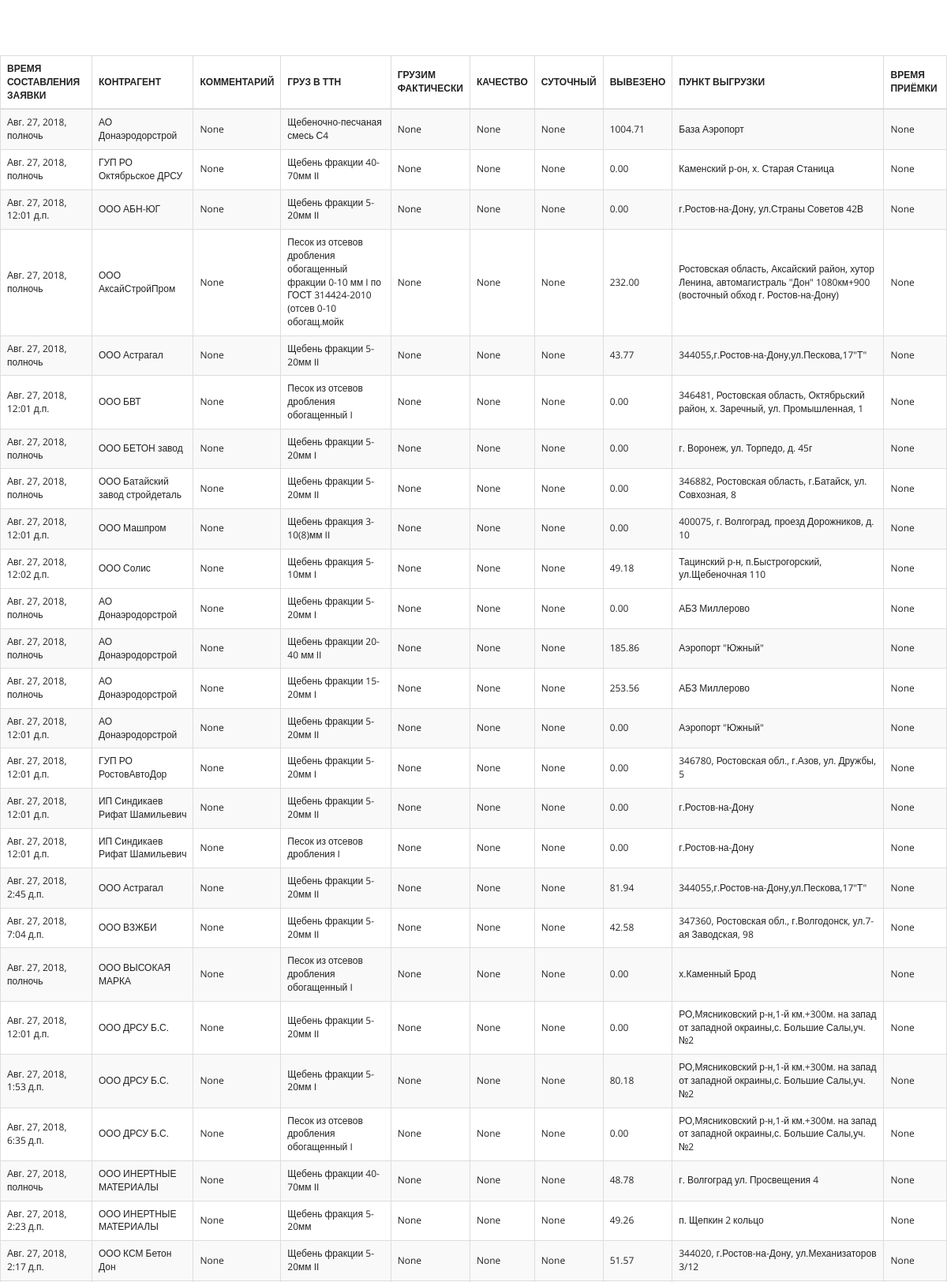
The app's page / (signed in, upper part) with its own data.
### naryad/models.py (models this page shows, shortened)
class Task(models.Model):
    date = models.DateTimeField(verbose_name='дата формирования задания')
    contractor = models.ForeignKey('Contractor', on_delete=models.CASCADE, verbose_name='контрагент')
    consignee = models.ForeignKey('Consignee', on_delete=models.CASCADE, verbose_name='грузополучатель')
    employer = models.ForeignKey('Employer', on_delete=models.CASCADE, verbose_name='заказчик')
    consignor = models.ForeignKey('Consignor', on_delete=models.CASCADE, verbose_name='грузоотправитель')
    destination = models.ForeignKey('Destination', on_delete=models.CASCADE, verbose_name='пункт назначения')
    place = models.ForeignKey('Place', on_delete=models.SET_NULL, null=True, blank=True, verbose_name='место погрузки')
    total_plan = models.SmallIntegerField(verbose_name='общий объем', null=True)
    daily_plan = models.SmallIntegerField(verbose_name='суточный объем', null=True)
    TASK_STATUS = (
        ('1', 'черновик'),
        ('2', 'к выполнению'),
        ('3', 'выполнено'),
    )
    shipped = models.DecimalField(max_digits=7, decimal_places=2, verbose_name='отгружено по заданию', default=0)
    daily_shipped = models.DecimalField(max_digits=7, decimal_places=2, verbose_name='отгружено по заданию за утки', default=0)
    price = models.SmallIntegerField(verbose_name='цена', null=True)
    status = models.CharField(max_length=1, choices=TASK_STATUS, default=1, help_text='статус задания')
    author = models.ForeignKey('auth.User', on_delete=models.CASCADE, null=True)
    rubble = models.ForeignKey('Rubble', on_delete=models.CASCADE, verbose_name='выписываемый материал')
    hours = models.CharField(max_length=20, verbose_name='Часы приема', null=True)
    comments = models.CharField(max_length=200, verbose_name='Комментарий', null=True, blank=True)
    cars_on_loading = models.SmallIntegerField(default=0, verbose_name='машины в заводе')
    contact = models.CharField(max_length=200, verbose_name='Контакт', null=True, blank=True)
    cargo_type = models.ForeignKey('RubbleRoot', on_delete=models.SET_NULL, null=True, blank=True, verbose_name='фактический груз')
    cargo_quality = models.ForeignKey('RubbleQuality', on_delete=models.SET_NULL, null=True, blank=True, verbose_name="качество груза")
    to_finish_total_plan = models.DecimalField(max_digits=7, decimal_places=2, verbose_name='остаток до полного выполнения', default=0)
    to_finish_daily_plan = models.DecimalField(max_digits=7, decimal_places=2,
                                               verbose_name='остаток до суточного выполнения', default=0)
    def finish(self):
        self.to_finish_total_plan = decimal.Decimal(self.total_plan if self.total_plan else 0) - self.shipped
        self.to_finish_daily_plan = decimal.Decimal(self.daily_plan if self.daily_plan else 0) - self.daily_shipped
    def check_status(self):
        if self.total_plan is not None and self.total_plan < self.shipped:
            self.status = 3

class Organization(models.Model):
    name = models.CharField(unique=True, max_length=100, verbose_name='название', null=True, blank=True)
    def __str__(self):
        return str(self.name)
    class Meta:
        abstract = True

class Contractor(Organization):
    pass

class Rubble(models.Model):
    name = models.CharField(max_length=100, verbose_name='наименование груза', null=True, blank=True)
    visible = models.CharField(max_length=1, verbose_name='наименование груза', default=1)
    def __str__(self):
        return str(self.name)

class Destination(models.Model):
    name = models.CharField(max_length=200, verbose_name='пункт разгрузки', null=True, blank=True, unique=True)
    def __str__(self):
        return str(self.name)

### naryad/views.py (the view)
# urls.py: path('', views.naryad, name='naryad'),
@login_required
def naryad(request):
    tasks = Task.objects.filter(status='2').order_by('status', 'contractor')
    for task in tasks:
        task.cars_on_loading = 0
        records = Record.objects.filter(task=task, date2__gt=task.date, status__in=['1', '2'])
        shipped = records.aggregate(Sum('weight'))['weight__sum']
        daily = 0
        x = datetime.datetime.now().time() < task.date.time()
        for rec in records:
            if x:
                if rec.date2 > datetime.datetime.now().replace(hour=task.date.time().hour,
                                                               minute=task.date.time().minute,
                                                               second=task.date.time().second)+datetime.timedelta(days=-1):
                    daily += rec.weight
            else:
                if rec.date2 > datetime.datetime.now().replace(hour=task.date.time().hour,
                                                               minute=task.date.time().minute,
                                                               second=task.date.time().second):
                    daily += rec.weight
            if rec.status == '1':
                task.cars_on_loading += 1
        task.shipped = shipped if shipped else 0
        task.daily_shipped = daily if daily else 0
        task.finish()
        task.check_status()
        try:
            task.save()
        except Exception:
            print(task)
    dostavka = tasks.filter(employer=Employer.objects.get(name='ООО Машпром'))
    samovyvoz = tasks.exclude(employer=Employer.objects.get(name='ООО Машпром'))
    cargo_type = {str(i["id"]): i["name"] for i in RubbleRoot.objects.values() if i["name"] is not None}
    cargo_quality = {str(i["id"]): i["name"] for i in RubbleQuality.objects.values() if i["name"] is not None}
    return render(request, 'naryad/index.html', {'dostavka': dostavka, 'samovyvoz': samovyvoz, 'cargo_type': cargo_type, 'cargo_quality': cargo_quality})

### templates/naryad/index.html (shortened to what this page needs)
{% extends "base_generic.html" %}
{% block content %}
<div>
    <div class="table-responsive">
        <table id="editable_table" class="table table-bordered table-striped">
            <thead>
            <tr>
                <th>время составления заявки</th>
                <th>контрагент</th>
                <th>Комментарий</th>
                <th>груз в ттн</th>
                <th>грузим<br>фактически</th>
                <th>качество</th>
                <th>суточный</th>
                <th>вывезено</th>
                <th>пункт выгрузки</th>
                <th>время приёмки</th>
            </tr>
            </thead>
            <tbody>
            {% for task in dostavka %}
            <tr>
                <td class="datedit">{{ task.date }}</td>
                <td>{{ task.contractor }}</td>
                <td>{{ task.comments }}</td>
                <td>{{ task.rubble }}</td>
                <td>{{ task.cargo_type }}</td>
                <td>{{ task.cargo_quality }}</td>
                <td>{{ task.daily_plan }}</td>
                <td>{{ task.daily_shipped }}</td>
                <td>{{ task.destination }}</td>
                <td>{{ task.hours }}</td>
            </tr>
            {% endfor %}
            {% for task in samovyvoz %}
            <tr>
                <td>{{ task.date }}</td>
                <td>{{ task.contractor }}</td>
                <td>{{ task.comments }}</td>
                <td>{{ task.rubble }}</td>
                <td>{{ task.cargo_type }}</td>
                <td>{{ task.cargo_quality }}</td>
                <td>{{ task.daily_plan }}</td>
                <td>{{ task.daily_shipped }}</td>
                <td>{{ task.destination }}</td>
                <td>{{ task.hours }}</td>
            </tr>
            {% endfor %}
            </tbody>
        </table>
    </div>
</div>
{% endblock %}

### naryad/static/css/custom.css (style rules this page uses)
body { padding-top: 70px; }
.table > thead > tr > th { text-transform: uppercase; }
.table > thead > tr > th, .table > tbody > tr > th, .table > tfoot > tr > th, .table > thead > tr > td, .table > tbody > tr > td, .table > tfoot > tr > td { vertical-align: middle; }

### records on screen
Task: contractor "АО Донаэродорстрой", rubble "Щебеночно-песчаная смесь С4", cargo_type "None", cargo_quality "None", daily_plan "None", daily_shipped "1004.71", destination "База Аэропорт", hours "None"
Task: contractor "ГУП РО Октябрьское ДРСУ", rubble "Щебень фракции 40-70мм II", cargo_type "None", cargo_quality "None", daily_plan "None", daily_shipped "0.00", destination "Каменский р-он, х. Старая Станица", hours "None"
Task: contractor "ООО АБН-ЮГ", rubble "Щебень фракции 5-20мм II", cargo_type "None", cargo_quality "None", daily_plan "None", daily_shipped "0.00", destination "г.Ростов-на-Дону, ул.Страны Советов 42В", hours "None"
Task: contractor "ООО АксайСтройПром", rubble "Песок из отсевов дробления обогащенный фракции 0-10 мм I по ГОСТ 314424-2010 (отсев 0-10 обогащ.мойк", cargo_type "None", cargo_quality "None", daily_plan "None", daily_shipped "232.00", destination "Ростовская область, Аксайский район, хутор Ленина, автомагистраль \"Дон\" 1080км+900 (восточный обход г. Ростов-на-Дону)", hours "None"
Task: contractor "ООО Астрагал", rubble "Щебень фракции 5-20мм II", cargo_type "None", cargo_quality "None", daily_plan "None", daily_shipped "43.77", destination "344055,г.Ростов-на-Дону,ул.Пескова,17\"Т\"", hours "None"
Task: contractor "ООО БВТ", rubble "Песок из отсевов дробления обогащенный I", cargo_type "None", cargo_quality "None", daily_plan "None", daily_shipped "0.00", destination "346481, Ростовская область, Октябрьский район, х. Заречный, ул. Промышленная, 1", hours "None"
Task: contractor "ООО БЕТОН завод", rubble "Щебень фракции 5-20мм I", cargo_type "None", cargo_quality "None", daily_plan "None", daily_shipped "0.00", destination "г. Воронеж, ул. Торпедо, д. 45г", hours "None"
Task: contractor "ООО Батайский завод стройдеталь", rubble "Щебень фракции 5-20мм II", cargo_type "None", cargo_quality "None", daily_plan "None", daily_shipped "0.00", destination "346882, Ростовская область, г.Батайск, ул. Совхозная, 8", hours "None"
Task: contractor "ООО Машпром", rubble "Щебень фракция 3-10(8)мм II", cargo_type "None", cargo_quality "None", daily_plan "None", daily_shipped "0.00", destination "400075, г. Волгоград, проезд Дорожников, д. 10", hours "None"
Task: contractor "ООО Солис", rubble "Щебень фракция 5-10мм I", cargo_type "None", cargo_quality "None", daily_plan "None", daily_shipped "49.18", destination "Тацинский р-н, п.Быстрогорский, ул.Щебеночная 110", hours "None"
Task: contractor "АО Донаэродорстрой", rubble "Щебень фракции 5-20мм I", cargo_type "None", cargo_quality "None", daily_plan "None", daily_shipped "0.00", destination "АБЗ Миллерово", hours "None"
Task: contractor "АО Донаэродорстрой", rubble "Щебень фракции 20-40 мм II", cargo_type "None", cargo_quality "None", daily_plan "None", daily_shipped "185.86", destination "Аэропорт \"Южный\"", hours "None"
Task: contractor "АО Донаэродорстрой", rubble "Щебень фракции 15-20мм I", cargo_type "None", cargo_quality "None", daily_plan "None", daily_shipped "253.56", destination "АБЗ Миллерово", hours "None"
Task: contractor "АО Донаэродорстрой", rubble "Щебень фракции 5-20мм II", cargo_type "None", cargo_quality "None", daily_plan "None", daily_shipped "0.00", destination "Аэропорт \"Южный\"", hours "None"
Task: contractor "ГУП РО РостовАвтоДор", rubble "Щебень фракции 5-20мм I", cargo_type "None", cargo_quality "None", daily_plan "None", daily_shipped "0.00", destination "346780, Ростовская обл., г.Азов, ул. Дружбы, 5", hours "None"
Task: contractor "ИП Синдикаев Рифат Шамильевич", rubble "Щебень фракции 5-20мм II", cargo_type "None", cargo_quality "None", daily_plan "None", daily_shipped "0.00", destination "г.Ростов-на-Дону", hours "None"
Task: contractor "ИП Синдикаев Рифат Шамильевич", rubble "Песок из отсевов дробления I", cargo_type "None", cargo_quality "None", daily_plan "None", daily_shipped "0.00", destination "г.Ростов-на-Дону", hours "None"
Task: contractor "ООО Астрагал", rubble "Щебень фракции 5-20мм II", cargo_type "None", cargo_quality "None", daily_plan "None", daily_shipped "81.94", destination "344055,г.Ростов-на-Дону,ул.Пескова,17\"Т\"", hours "None"
Task: contractor "ООО ВЗЖБИ", rubble "Щебень фракции 5-20мм II", cargo_type "None", cargo_quality "None", daily_plan "None", daily_shipped "42.58", destination "347360, Ростовская обл., г.Волгодонск, ул.7-ая Заводская, 98", hours "None"
Task: contractor "ООО ВЫСОКАЯ МАРКА", rubble "Песок из отсевов дробления обогащенный I", cargo_type "None", cargo_quality "None", daily_plan "None", daily_shipped "0.00", destination "х.Каменный Брод", hours "None"
Task: contractor "ООО ДРСУ Б.С.", rubble "Щебень фракции 5-20мм II", cargo_type "None", cargo_quality "None", daily_plan "None", daily_shipped "0.00", destination "РО,Мясниковский р-н,1-й км.+300м. на запад от западной окраины,с. Большие Салы,уч.№2", hours "None"
Task: contractor "ООО ДРСУ Б.С.", rubble "Щебень фракции 5-20мм I", cargo_type "None", cargo_quality "None", daily_plan "None", daily_shipped "80.18", destination "РО,Мясниковский р-н,1-й км.+300м. на запад от западной окраины,с. Большие Салы,уч.№2", hours "None"
Task: contractor "ООО ДРСУ Б.С.", rubble "Песок из отсевов дробления обогащенный I", cargo_type "None", cargo_quality "None", daily_plan "None", daily_shipped "0.00", destination "РО,Мясниковский р-н,1-й км.+300м. на запад от западной окраины,с. Большие Салы,уч.№2", hours "None"
Task: contractor "ООО ИНЕРТНЫЕ МАТЕРИАЛЫ", rubble "Щебень фракции 40-70мм II", cargo_type "None", cargo_quality "None", daily_plan "None", daily_shipped "48.78", destination "г. Волгоград ул. Просвещения 4", hours "None"
Task: contractor "ООО ИНЕРТНЫЕ МАТЕРИАЛЫ", rubble "Щебень фракция 5-20мм", cargo_type "None", cargo_quality "None", daily_plan "None", daily_shipped "49.26", destination "п. Щепкин 2 кольцо", hours "None"
Task: contractor "ООО КСМ Бетон Дон", rubble "Щебень фракции 5-20мм II", cargo_type "None", cargo_quality "None", daily_plan "None", daily_shipped "51.57", destination "344020, г.Ростов-на-Дону, ул.Механизаторов 3/12", hours "None"
